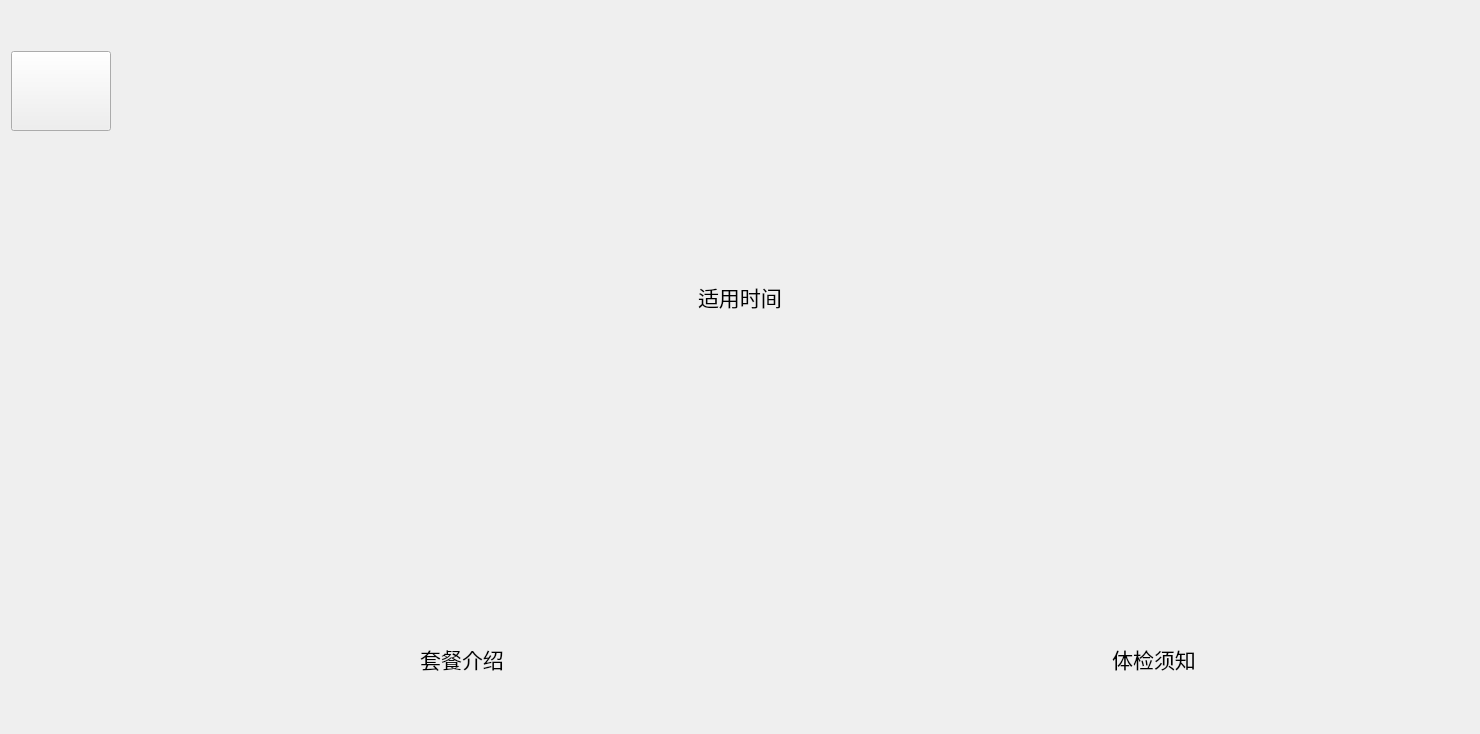
<?xml version="1.0" encoding="UTF-8"?>
<ui version="4.0">
 <class>HEPDetails</class>
 <widget class="QWidget" name="HEPDetails">
  <property name="geometry">
   <rect>
    <x>0</x>
    <y>0</y>
    <width>1480</width>
    <height>734</height>
   </rect>
  </property>
  <property name="windowTitle">
   <string>Form</string>
  </property>
  <layout class="QGridLayout" name="gridLayout">
   <item row="0" column="0">
    <layout class="QVBoxLayout" name="verticalLayout_2">
     <item>
      <spacer name="verticalSpacer">
       <property name="orientation">
        <enum>Qt::Vertical</enum>
       </property>
       <property name="sizeType">
        <enum>QSizePolicy::Minimum</enum>
       </property>
       <property name="sizeHint" stdset="0">
        <size>
         <width>20</width>
         <height>40</height>
        </size>
       </property>
      </spacer>
     </item>
     <item>
      <layout class="QHBoxLayout" name="exitHLayout">
       <item>
        <widget class="QPushButton" name="exitButton">
         <property name="minimumSize">
          <size>
           <width>100</width>
           <height>80</height>
          </size>
         </property>
         <property name="maximumSize">
          <size>
           <width>100</width>
           <height>80</height>
          </size>
         </property>
         <property name="text">
          <string/>
         </property>
         <property name="icon">
          <iconset resource="../Resource/icom.qrc">
           <normaloff>:/returnExit.png</normaloff>:/returnExit.png</iconset>
         </property>
         <property name="iconSize">
          <size>
           <width>50</width>
           <height>50</height>
          </size>
         </property>
        </widget>
       </item>
       <item>
        <spacer name="horizontalSpacer_3">
         <property name="orientation">
          <enum>Qt::Horizontal</enum>
         </property>
         <property name="sizeHint" stdset="0">
          <size>
           <width>40</width>
           <height>20</height>
          </size>
         </property>
        </spacer>
       </item>
      </layout>
     </item>
     <item>
      <spacer name="verticalSpacer_3">
       <property name="orientation">
        <enum>Qt::Vertical</enum>
       </property>
       <property name="sizeType">
        <enum>QSizePolicy::Minimum</enum>
       </property>
       <property name="sizeHint" stdset="0">
        <size>
         <width>20</width>
         <height>40</height>
        </size>
       </property>
      </spacer>
     </item>
     <item>
      <layout class="QHBoxLayout" name="packageNameHLayout">
       <item>
        <spacer name="horizontalSpacer">
         <property name="orientation">
          <enum>Qt::Horizontal</enum>
         </property>
         <property name="sizeHint" stdset="0">
          <size>
           <width>40</width>
           <height>20</height>
          </size>
         </property>
        </spacer>
       </item>
       <item>
        <widget class="QLabel" name="packageNameLabel">
         <property name="minimumSize">
          <size>
           <width>500</width>
           <height>80</height>
          </size>
         </property>
         <property name="maximumSize">
          <size>
           <width>16777215</width>
           <height>80</height>
          </size>
         </property>
         <property name="font">
          <font>
           <family>Agency FB</family>
           <pointsize>22</pointsize>
           <weight>75</weight>
           <bold>true</bold>
          </font>
         </property>
         <property name="styleSheet">
          <string notr="true">background-color: transparent;
border: none;</string>
         </property>
         <property name="text">
          <string/>
         </property>
        </widget>
       </item>
       <item>
        <spacer name="horizontalSpacer_2">
         <property name="orientation">
          <enum>Qt::Horizontal</enum>
         </property>
         <property name="sizeHint" stdset="0">
          <size>
           <width>40</width>
           <height>20</height>
          </size>
         </property>
        </spacer>
       </item>
      </layout>
     </item>
     <item>
      <spacer name="verticalSpacer_4">
       <property name="orientation">
        <enum>Qt::Vertical</enum>
       </property>
       <property name="sizeType">
        <enum>QSizePolicy::Minimum</enum>
       </property>
       <property name="sizeHint" stdset="0">
        <size>
         <width>20</width>
         <height>18</height>
        </size>
       </property>
      </spacer>
     </item>
     <item>
      <layout class="QVBoxLayout" name="verticalLayout">
       <item>
        <layout class="QVBoxLayout" name="scheduleVLayout">
         <item>
          <layout class="QHBoxLayout" name="horizontalLayout">
           <item>
            <spacer name="horizontalSpacer_10">
             <property name="orientation">
              <enum>Qt::Horizontal</enum>
             </property>
             <property name="sizeHint" stdset="0">
              <size>
               <width>40</width>
               <height>20</height>
              </size>
             </property>
            </spacer>
           </item>
           <item>
            <widget class="QLabel" name="scheduleNamelabel">
             <property name="font">
              <font>
               <family>Agency FB</family>
               <pointsize>16</pointsize>
              </font>
             </property>
             <property name="text">
              <string>适用时间</string>
             </property>
            </widget>
           </item>
           <item>
            <spacer name="horizontalSpacer_11">
             <property name="orientation">
              <enum>Qt::Horizontal</enum>
             </property>
             <property name="sizeHint" stdset="0">
              <size>
               <width>40</width>
               <height>20</height>
              </size>
             </property>
            </spacer>
           </item>
          </layout>
         </item>
         <item>
          <layout class="QHBoxLayout" name="scheduleHLayout">
           <item>
            <spacer name="horizontalSpacer_4">
             <property name="orientation">
              <enum>Qt::Horizontal</enum>
             </property>
             <property name="sizeHint" stdset="0">
              <size>
               <width>40</width>
               <height>20</height>
              </size>
             </property>
            </spacer>
           </item>
           <item>
            <widget class="QWidget" name="scheduleWidget" native="true">
             <property name="minimumSize">
              <size>
               <width>0</width>
               <height>300</height>
              </size>
             </property>
             <property name="maximumSize">
              <size>
               <width>16777215</width>
               <height>16777215</height>
              </size>
             </property>
             <property name="styleSheet">
              <string notr="true"/>
             </property>
            </widget>
           </item>
           <item>
            <spacer name="horizontalSpacer_5">
             <property name="orientation">
              <enum>Qt::Horizontal</enum>
             </property>
             <property name="sizeHint" stdset="0">
              <size>
               <width>40</width>
               <height>20</height>
              </size>
             </property>
            </spacer>
           </item>
          </layout>
         </item>
        </layout>
       </item>
       <item>
        <spacer name="verticalSpacer_5">
         <property name="orientation">
          <enum>Qt::Vertical</enum>
         </property>
         <property name="sizeType">
          <enum>QSizePolicy::Minimum</enum>
         </property>
         <property name="sizeHint" stdset="0">
          <size>
           <width>20</width>
           <height>18</height>
          </size>
         </property>
        </spacer>
       </item>
       <item>
        <layout class="QHBoxLayout" name="horizontalLayout_4">
         <item>
          <spacer name="horizontalSpacer_17">
           <property name="orientation">
            <enum>Qt::Horizontal</enum>
           </property>
           <property name="sizeType">
            <enum>QSizePolicy::Minimum</enum>
           </property>
           <property name="sizeHint" stdset="0">
            <size>
             <width>40</width>
             <height>20</height>
            </size>
           </property>
          </spacer>
         </item>
         <item>
          <layout class="QVBoxLayout" name="packageVLayout">
           <item>
            <layout class="QHBoxLayout" name="horizontalLayout_2">
             <item>
              <widget class="QLabel" name="packageNamelabel">
               <property name="font">
                <font>
                 <family>Agency FB</family>
                 <pointsize>16</pointsize>
                </font>
               </property>
               <property name="text">
                <string>套餐介绍</string>
               </property>
               <property name="alignment">
                <set>Qt::AlignCenter</set>
               </property>
              </widget>
             </item>
            </layout>
           </item>
           <item>
            <layout class="QHBoxLayout" name="packageHLayout">
             <item>
              <widget class="QWidget" name="packageWidget" native="true">
               <property name="minimumSize">
                <size>
                 <width>800</width>
                 <height>0</height>
                </size>
               </property>
              </widget>
             </item>
            </layout>
           </item>
          </layout>
         </item>
         <item>
          <layout class="QVBoxLayout" name="instructionsVLayout">
           <item>
            <layout class="QHBoxLayout" name="horizontalLayout_3">
             <item>
              <widget class="QLabel" name="instructionlabel">
               <property name="font">
                <font>
                 <family>Agency FB</family>
                 <pointsize>16</pointsize>
                </font>
               </property>
               <property name="text">
                <string>体检须知</string>
               </property>
               <property name="alignment">
                <set>Qt::AlignCenter</set>
               </property>
              </widget>
             </item>
            </layout>
           </item>
           <item>
            <layout class="QHBoxLayout" name="instructionsHLayout">
             <item>
              <widget class="QWidget" name="instructionsWidget" native="true">
               <property name="minimumSize">
                <size>
                 <width>550</width>
                 <height>0</height>
                </size>
               </property>
               <property name="maximumSize">
                <size>
                 <width>550</width>
                 <height>16777215</height>
                </size>
               </property>
              </widget>
             </item>
            </layout>
           </item>
          </layout>
         </item>
         <item>
          <spacer name="horizontalSpacer_18">
           <property name="orientation">
            <enum>Qt::Horizontal</enum>
           </property>
           <property name="sizeType">
            <enum>QSizePolicy::Minimum</enum>
           </property>
           <property name="sizeHint" stdset="0">
            <size>
             <width>40</width>
             <height>20</height>
            </size>
           </property>
          </spacer>
         </item>
        </layout>
       </item>
      </layout>
     </item>
     <item>
      <spacer name="verticalSpacer_2">
       <property name="orientation">
        <enum>Qt::Vertical</enum>
       </property>
       <property name="sizeType">
        <enum>QSizePolicy::Minimum</enum>
       </property>
       <property name="sizeHint" stdset="0">
        <size>
         <width>20</width>
         <height>40</height>
        </size>
       </property>
      </spacer>
     </item>
    </layout>
   </item>
  </layout>
 </widget>
 <resources>
  <include location="../Resource/icom.qrc"/>
 </resources>
 <connections/>
</ui>
